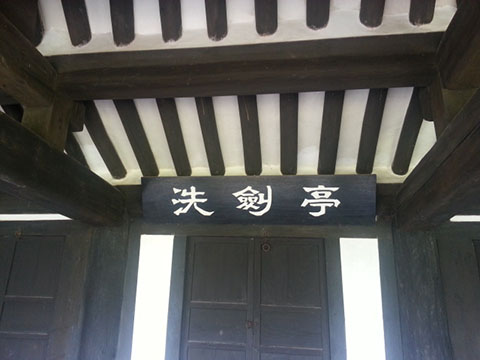
//> input picture other/assets/input_05.jpg, 480 x 360 px
$ ./main_13   (built with g++ and OpenCV 4)
//> lines starting //> are read from the running program, lines starting //| are printed output that depends on the picture
#include <opencv2/opencv.hpp>
#include <iostream>
using namespace cv;
using namespace std;

int main()
{

    Mat img_01 = imread("./assets/input_05.jpg", 0);
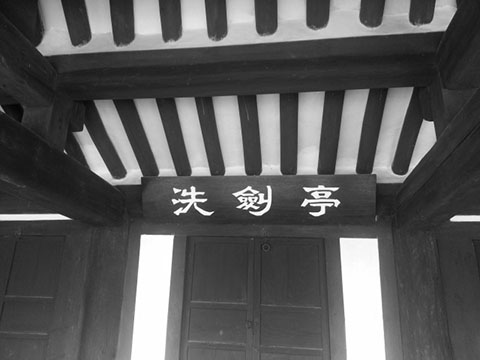
//> img_01: 360 rows x 480 cols, CV_8UC1; min 3, max 255, mean 91
    Mat img_02 = imread("./assets/input_06.jpg", 0);
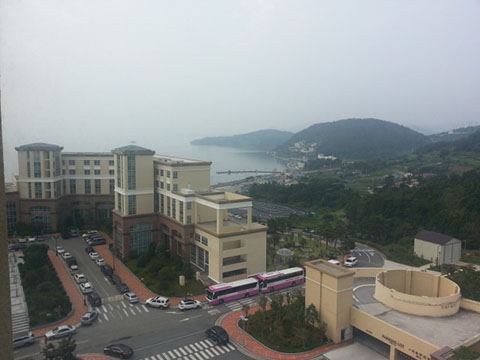
//> input picture other/assets/input_06.jpg, 480 x 360 px
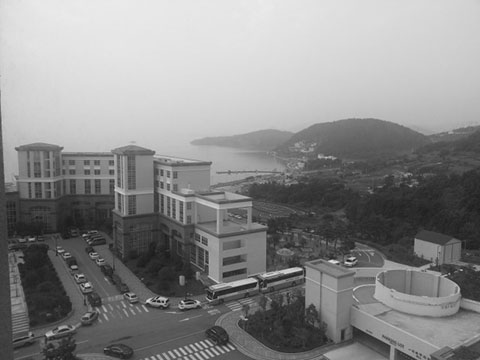
//> img_02: 360 rows x 480 cols, CV_8UC1; min 17, max 236, mean 137.8
    Mat dif_img, test_01_dif, test_02_dif;

    CV_Assert(img_01.data && img_02.data);

    img_01.convertTo(img_01, CV_16S);
//> img_01: 360 rows x 480 cols, CV_16SC1
    img_02.convertTo(img_02, CV_16S);
//> img_02: 360 rows x 480 cols, CV_16SC1

    // Difference operation
    subtract(img_01, img_02, dif_img);
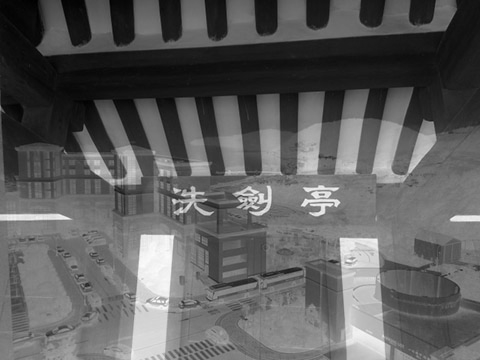
//> dif_img: 360 rows x 480 cols, CV_16SC1; min -210, max 233, mean -46.9; drawn with min black and max white

    // Check for negative values
    // cout << dif_img<<endl;

    // Absolute value
    test_01_dif = abs(dif_img);
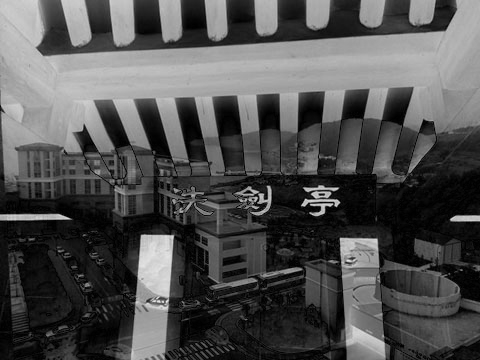
//> test_01_dif: 360 rows x 480 cols, CV_16SC1; min 0, max 233, mean 80

    // Confirm conversion from negative to absolute.
    // cout << test_01_dif<<endl;

    test_01_dif.convertTo(test_01_dif, CV_8U);
//> test_01_dif: 360 rows x 480 cols, CV_8UC1

    imshow("input_05.jpg", img_01);
    imshow("input_06.jpg", img_02);
    imshow("dif_img.jpg", test_01_dif);

    waitKey(0);
    return 0;
}
